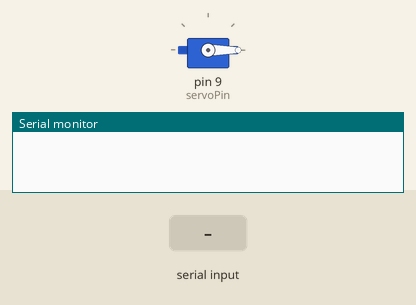
Bench run of a sketch on a simulated Arduino Uno, built with avr-gcc and run on an emulated ATmega328P. On the bench: servo, the last lines printed to the serial monitor. The inputs (shaded band) are chosen by the test bench.

Above: at 1.2 s.
1.3 s: "90,45\n" received over Serial
At 1.7 s:
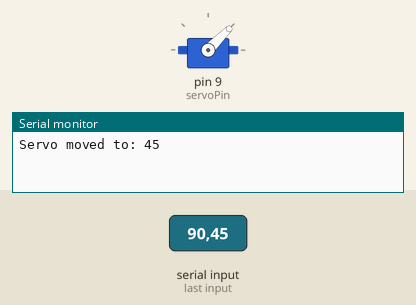
2.8 s: "30,150\n" received over Serial
At 4.0 s:
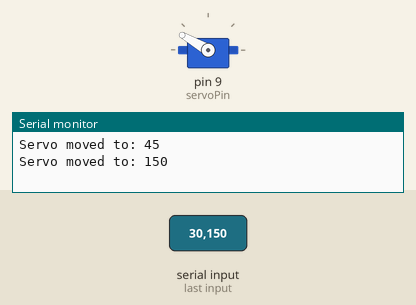
4.3 s: "90\n" received over Serial
At 5.1 s:
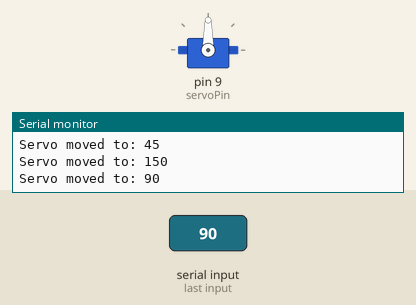
5.8 s: "200\n" received over Serial
At 6.3 s:
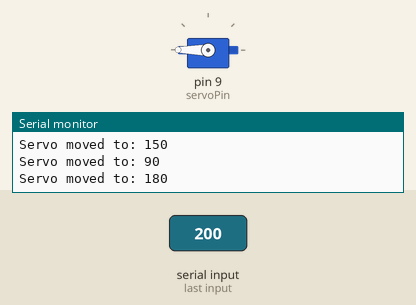
Timing chart, 0 to 8.3 s (numbered marks = the images above; inputs shaded):
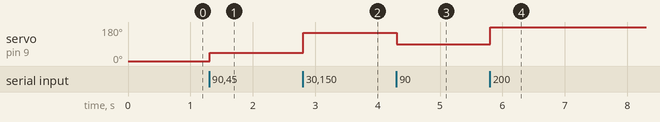

The sketch:

main.ino
```cpp
#include <Servo.h>

// Create a servo object
Servo myServo;

const int servoPin = 9;

void setup() {
  // Attach the servo on pin 9 to the servo object
  myServo.attach(servoPin);

  // Initialize serial communication at 9600 bits per second
  Serial.begin(9600);

  // Set initial position to 0
  myServo.write(0);
}

void loop() {
  // Check if data is available in the serial buffer
  if (Serial.available() > 0) {
    // Read the incoming integer
    int angle = Serial.parseInt();

    // Look for the newline character to clear the buffer
    if (Serial.read() == '\n') {
      // Final hardware-level safety check: constrain value
      angle = constrain(angle, 0, 180);

      // Move the servo to the specified angle
      myServo.write(angle);

      // Send confirmation back to Python
      Serial.print("Servo moved to: ");
      Serial.println(angle);
    }
  }
}
```

Measured:
- after the input at 1.3 s, servo on pin 9 (servoPin): 0° → 45° at once
- after the input at 2.8 s, servo on pin 9 (servoPin): 45° → 150° at once
- after the input at 4.3 s, servo on pin 9 (servoPin): 150° → 90° at once
- after the input at 5.8 s, servo on pin 9 (servoPin): 90° → 180° at once
